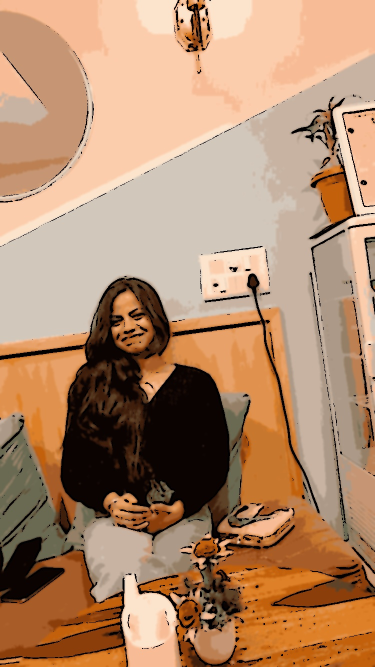
#> input picture cartoon_input image.jpg, 750 x 1334 px, given in place of .jpg, which was not available (shown at 1/2 size)
$ python convert_img.py
#> lines starting #> are read from the running program, lines starting #| are printed output that depends on the picture; after the words box and inside, x2 and y2 are one past the last pixel; in counts of white or black regions, pixels touching at a corner belong together; pictures that were not available may be replaced by others from this repository, and a replacement may not be noted
import imghdr
import cv2
import numpy as np

def read_img(filename):
#> called with filename = './.jpg'
    img = cv2.imread(filename)
#> img is the input picture: shape (1334, 750, 3); mean B, G, R 108, 138.5, 177.2
    return img

def edge_detect(img, line_wdt, blur):
#> called with line_wdt = 9, blur = 7
    gray = cv2.cvtColor(img, cv2.COLOR_BGR2GRAY)
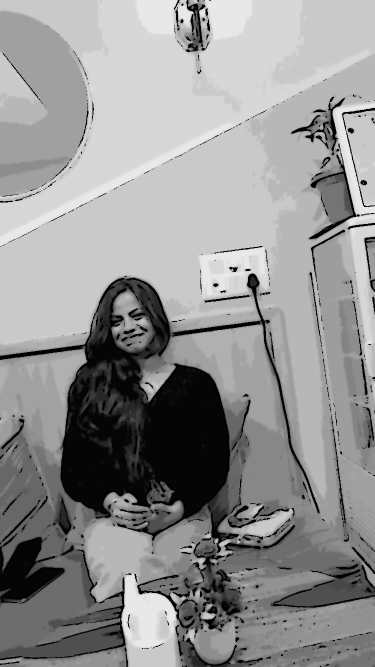
#> gray: shape (1334, 750) (shown at 1/2 size); min 0, max 238, mean 146.6
    grayBlur = cv2.medianBlur(gray, blur)
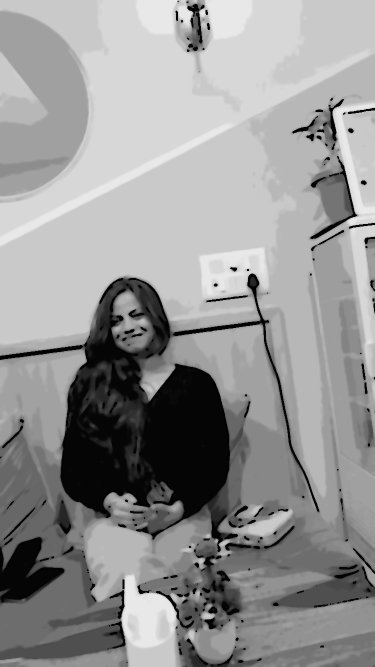
#> grayBlur: shape (1334, 750) (shown at 1/2 size); min 0, max 232, mean 148.4
    edges = cv2.adaptiveThreshold(grayBlur, 255, cv2.ADAPTIVE_THRESH_MEAN_C, cv2.THRESH_BINARY, line_wdt, blur)
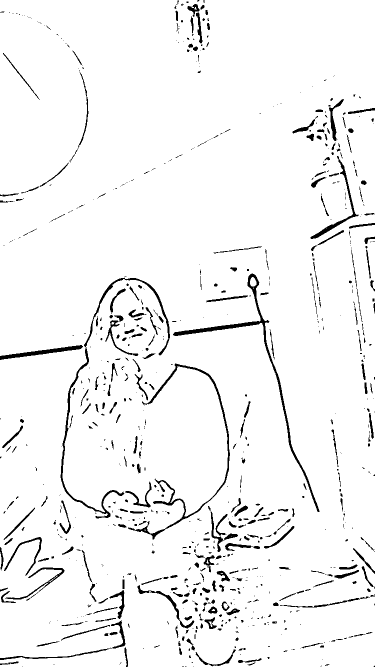
#> edges: shape (1334, 750) (shown at 1/2 size); 95.5% white; 821 black regions (514 under 20 px), largest, box (x1, y1, x2, y2) and area: (346, 547, 639, 1024) 3759, (121, 555, 340, 1037) 3497, (256, 727, 460, 1079) 3230
    return edges

def color_quantasation(img, k):
#> called with k = 20
    data = np.float32(img).reshape((-1,3))
    criteria = (cv2.TermCriteria_EPS + cv2.TERM_CRITERIA_MAX_ITER, 20, 0.001)
    ret, label, centre = cv2.kmeans(data, k, None, criteria, 10, cv2.KMEANS_RANDOM_CENTERS)
#> ret = 127318329.6; centre = 20 rows, first 8: [1.17, 2.62, 11.88], [16.83, 65.29, 136.5], [186.8, 199.2, 209.1], [85.82, 112.9, 136.1], [104.4, 129, 151.8], [91.23, 151.9, 225.2], [40.41, 93.08, 167.1], [77.02, 125.2, 187.2]
    centre = np.uint8(centre)
#> centre = 20 rows, first 8: [1, 2, 11], [16, 65, 136], [186, 199, 209], [85, 112, 136], [104, 128, 151], [91, 151, 225], [40, 93, 167], [77, 125, 187]
    result = centre[label.flatten()]
    result = result.reshape(img.shape)
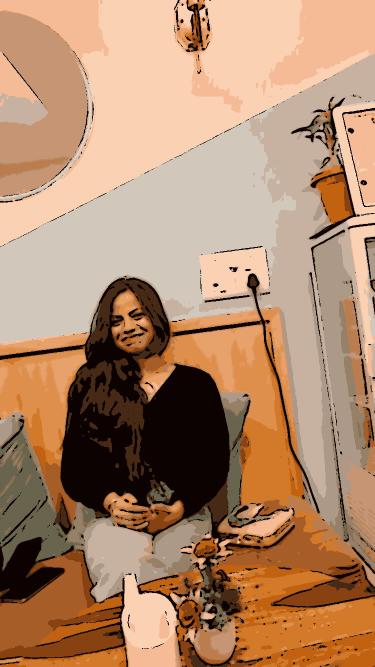
#> result: shape (1334, 750, 3) (shown at 1/2 size); mean B, G, R 107.5, 137.9, 176.6
    return result

print("Enter picture name")
b = input()
a = ("./" + b + ".jpg")

img = read_img(a)
line_wdt = 9
blur_value = 7
total_colors = 20

edge_img = edge_detect(img, line_wdt, blur_value)
img = color_quantasation(img, total_colors)
blur_img = cv2.bilateralFilter(img, d=7, sigmaColor=200, sigmaSpace=200)
cartoon = cv2.bitwise_and(blur_img, blur_img, mask = edge_img)
cv2.imwrite("cartoon_" + b + ".jpg", cartoon)
